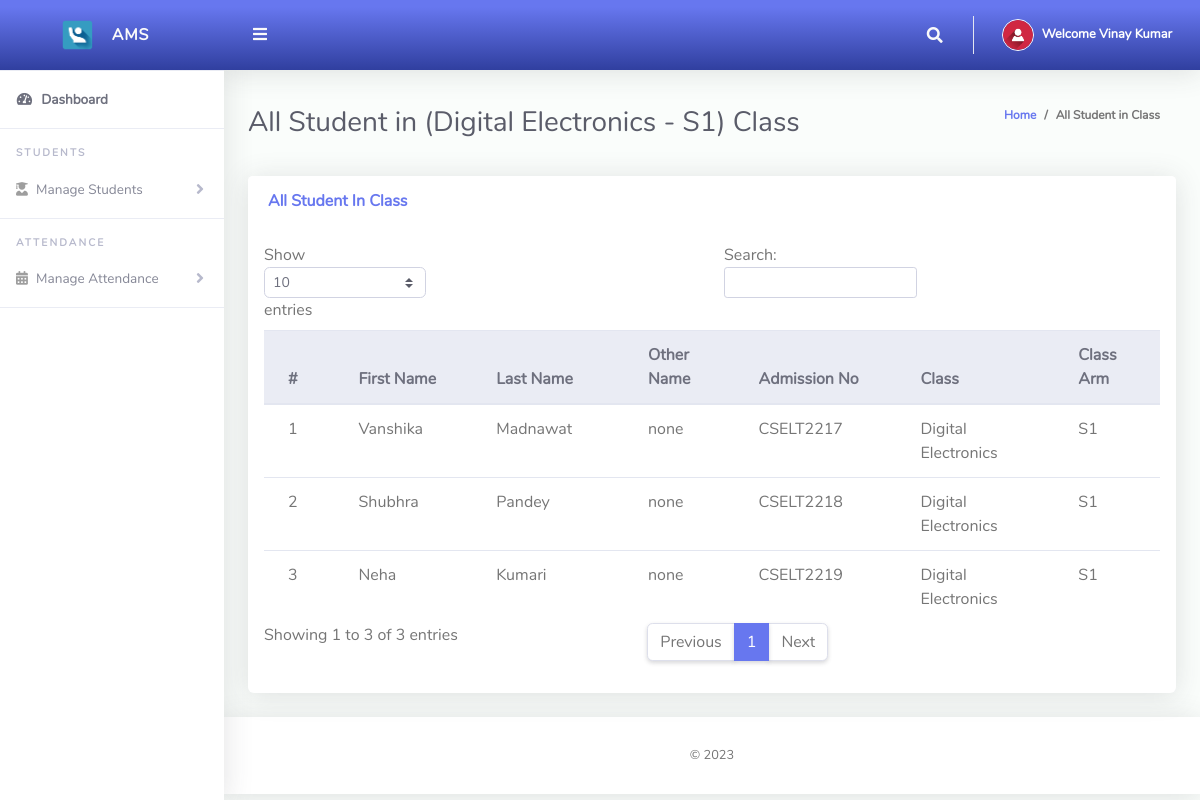
The page /ClassTeacher/viewStudents.php (signed in) on the database its author committed.
### tables this page shows
CREATE TABLE `tblclassteacher` (
  `Id` int(10) NOT NULL,
  `firstName` varchar(255) NOT NULL,
  `lastName` varchar(255) NOT NULL,
  `emailAddress` varchar(255) NOT NULL,
  `password` varchar(255) NOT NULL,
  `phoneNo` varchar(50) NOT NULL,
  `classId` varchar(10) NOT NULL,
  `classArmId` varchar(10) NOT NULL,
  `dateCreated` varchar(50) NOT NULL
);

CREATE TABLE `tblclassarms` (
  `Id` int(10) NOT NULL,
  `classId` varchar(10) NOT NULL,
  `classArmName` varchar(255) NOT NULL,
  `isAssigned` varchar(10) NOT NULL
);

CREATE TABLE `tblclass` (
  `Id` int(10) NOT NULL,
  `className` varchar(255) NOT NULL
);

CREATE TABLE `tblstudents` (
  `Id` int(10) NOT NULL,
  `firstName` varchar(255) NOT NULL,
  `lastName` varchar(255) NOT NULL,
  `otherName` varchar(255) NOT NULL,
  `admissionNumber` varchar(255) NOT NULL,
  `password` varchar(50) NOT NULL,
  `classId` varchar(10) NOT NULL,
  `classArmId` varchar(10) NOT NULL,
  `dateCreated` varchar(50) NOT NULL
);

### ClassTeacher/viewStudents.php (the view, shortened to what this page needs)
<?php
include '../Includes/dbcon.php';
$query = "SELECT tblclass.className,tblclassarms.classArmName
    FROM tblclassteacher
    INNER JOIN tblclass ON tblclass.Id = tblclassteacher.classId
    INNER JOIN tblclassarms ON tblclassarms.Id = tblclassteacher.classArmId
    Where tblclassteacher.Id = '$_SESSION[userId]'";
    $rs = $conn->query($query);
    $rrw = $rs->fetch_assoc();
?>
<!DOCTYPE html>
<html lang="en">
<head>
  <link href="../vendor/fontawesome-free/css/all.min.css" rel="stylesheet" type="text/css">
  <link href="../vendor/bootstrap/css/bootstrap.min.css" rel="stylesheet" type="text/css">
  <link href="css/ruang-admin.min.css" rel="stylesheet">
</head>
<body id="page-top">
  <div id="wrapper">
      <?php include "Includes/sidebar.php";?>
    <div id="content-wrapper" class="d-flex flex-column">
      <div id="content">
       <?php include "Includes/topbar.php";?>
        <div class="container-fluid" id="container-wrapper">
          <div class="d-sm-flex align-items-center justify-content-between mb-4">
            <h1 class="h3 mb-0 text-gray-800">All Student in (<?php echo $rrw['className'].' - '.$rrw['classArmName'];?>) Class</h1>
            <ol class="breadcrumb">
              <li class="breadcrumb-item"><a href="./">Home</a></li>
              <li class="breadcrumb-item active" aria-current="page">All Student in Class</li>
            </ol>
          </div>
          <div class="row">
            <div class="col-lg-12">
                 <div class="row">
              <div class="col-lg-12">
              <div class="card mb-4">
                <div class="card-header py-3 d-flex flex-row align-items-center justify-content-between">
                  <h6 class="m-0 font-weight-bold text-primary">All Student In Class</h6>
                </div>
                <div class="table-responsive p-3">
                  <table class="table align-items-center table-flush table-hover" id="dataTableHover">
                    <thead class="thead-light">
                      <tr>
                        <th>#</th>
                        <th>First Name</th>
                        <th>Last Name</th>
                        <th>Other Name</th>
                        <th>Admission No</th>
                        <th>Class</th>
                        <th>Class Arm</th>
                      </tr>
                    </thead>
                    <tbody>
                  <?php
                      $query = "SELECT tblstudents.Id,tblclass.className,tblclassarms.classArmName,tblclassarms.Id AS classArmId,tblstudents.firstName,
                      tblstudents.lastName,tblstudents.otherName,tblstudents.admissionNumber,tblstudents.dateCreated
                      FROM tblstudents
                      INNER JOIN tblclass ON tblclass.Id = tblstudents.classId
                      INNER JOIN tblclassarms ON tblclassarms.Id = tblstudents.classArmId
                      where tblstudents.classId = '$_SESSION[classId]' and tblstudents.classArmId = '$_SESSION[classArmId]'";
                      $rs = $conn->query($query);
                      $num = $rs->num_rows;
                      $sn=0;
                      if($num > 0)
                      {
                        while ($rows = $rs->fetch_assoc())
                          {
                             $sn = $sn + 1;
                            echo"
                              <tr>
                                <td>".$sn."</td>
                                <td>".$rows['firstName']."</td>
                                <td>".$rows['lastName']."</td>
                                <td>".$rows['otherName']."</td>
                                <td>".$rows['admissionNumber']."</td>
                                <td>".$rows['className']."</td>
                                <td>".$rows['classArmName']."</td>
                              </tr>";
                          }
                      }
                      else
                      {
                           echo
                           "<div class='alert alert-danger' role='alert'>
                            No Record Found!
                            </div>";
                      }
                      ?>
                    </tbody>
                  </table>
                </div>
              </div>
            </div>
            </div>
          </div>
        </div>
      </div>
       <?php include "Includes/footer.php";?>
    </div>
  </div>
</body>
</html>

### ClassTeacher/Includes/topbar.php (shortened to what this page needs)
<?php
  $query = "SELECT * FROM tblclassteacher WHERE Id = ".$_SESSION['userId']."";
  $rs = $conn->query($query);
  $rows = $rs->fetch_assoc();
  $fullName = $rows['firstName']." ".$rows['lastName'];;
?>
<nav class="navbar navbar-expand navbar-light bg-gradient-primary topbar mb-4 static-top">
          <button id="sidebarToggleTop" class="btn btn-link rounded-circle mr-3">
            <i class="fa fa-bars"></i>
          </button>
          <ul class="navbar-nav ml-auto">
            <li class="nav-item dropdown no-arrow">
              <a class="nav-link dropdown-toggle" href="#" id="searchDropdown" role="button" data-toggle="dropdown"
                aria-haspopup="true" aria-expanded="false">
                <i class="fas fa-search fa-fw"></i>
              </a>
            </li>
            <li class="nav-item dropdown no-arrow">
              <a class="nav-link dropdown-toggle" href="#" id="userDropdown" role="button" data-toggle="dropdown"
                aria-haspopup="true" aria-expanded="false">
                <img class="img-profile rounded-circle" src="img/user-icn.png" style="max-width: 60px">
                <span class="ml-2 d-none d-lg-inline text-white small"><b>Welcome <?php echo $fullName;?></b></span>
              </a>
            </li>
          </ul>
        </nav>

### rows shown on the page
tblclassteacher: fullName "Vinay Kumar"
tblclassarms: classId.className "Digital Electronics", classArmName "S1"
tblstudents: firstName "Vanshika", lastName "Madnawat", otherName "none", admissionNumber "CSELT2217", classId.className "Digital Electronics", classArmId.classArmName "S1"
tblstudents: firstName "Shubhra", lastName "Pandey", otherName "none", admissionNumber "CSELT2218", classId.className "Digital Electronics", classArmId.classArmName "S1"
tblstudents: firstName "Neha", lastName "Kumari", otherName "none", admissionNumber "CSELT2219", classId.className "Digital Electronics", classArmId.classArmName "S1"
